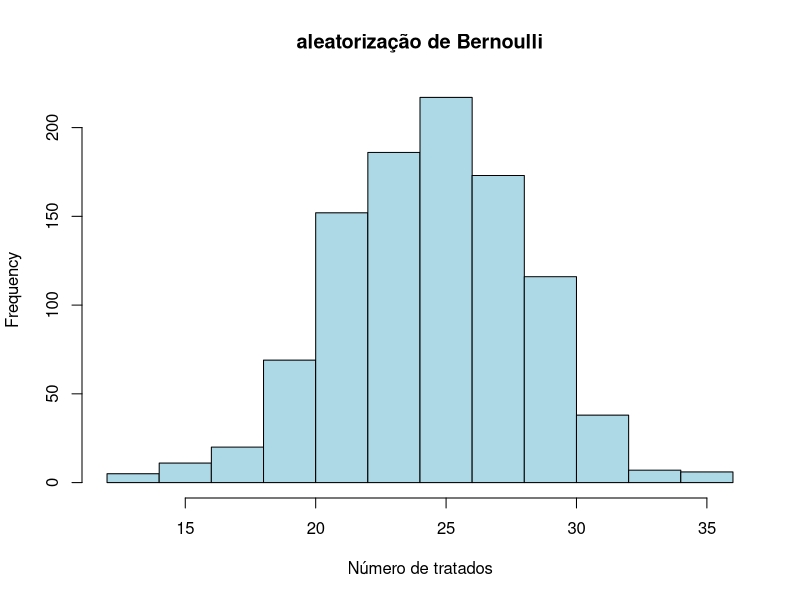

The R source for this figure: (Note: this script raises an error after producing the figure.)
## ---- chunk 1
set.seed(10)
n <- 50
hist(replicate(1000, sum(rbinom(n, 1, 0.5))), 
     main = "aleatorização de Bernoulli",
     xlab = "Número de tratados",
     col = "lightblue")
## ---- chunk 2
# Set up Potential outcomes and units and blocks
set.seed(10)
n1 <- 10
n2 <- 16
n3 <- 20
N <- n1+n2+n3
J <- 3
y0 <- rnorm(N)
y1 <- y0 + .5
## ---- chunk 3
# random assignment
units_simple_treatment <- sample(N, N/2)
simple_treatment <- as.numeric(1:N %in% units_simple_treatment)
simple_control <- as.numeric(!1:N %in% units_simple_treatment)
y1_obs <- y1*simple_treatment
y1_obs <- y1_obs[y1_obs!= 0]
y0_obs <- y0*simple_control
y0_obs <- y0_obs[y0_obs != 0]

# erro padrão
t.test(y1_obs, y0_obs)$stderr # p-value = 0.1166
## ---- chunk 4
# block assignment
t_bloco1 <- sample(1:n1, n1/2)
t_bloco2 <- sample((n1+1):(n1+n2), n2/2)
t_bloco3 <- sample((n1+n2+1):(n1+n2+n3), n3/2)
units_treatment <- which(is.na(match(1:N, c(t_bloco1, t_bloco2, t_bloco3))))
treatment <- as.numeric(1:N %in% units_treatment)
units_control <- which(!is.na(match(1:N, c(t_bloco1, t_bloco2, t_bloco3))))
control <- as.numeric(1:N %in% units_control)

y1_obs_bloco1 <- y1[1:n1]*treatment[1:n1]
y1_obs_bloco1 <- y1_obs_bloco1[y1_obs_bloco1!= 0]
y1_obs_bloco2 <- y1[(n1+1):(n1+n2)]*treatment[(n1+1):(n1+n2)]
y1_obs_bloco2 <- y1_obs_bloco2[y1_obs_bloco2!= 0]
y1_obs_bloco3 <- y1_obs[(n1+n2+1):(n1+n2+n3)]
y1_obs_bloco3 <- y1_obs_bloco3[y1_obs_bloco3!= 0]
## ---- chunk 5
y0_obs_bloco1 <- y0[1:n1]*control[1:n1]
y0_obs_bloco1 <- y0_obs_bloco1[y0_obs_bloco1!= 0]
y0_obs_bloco2 <- y0[(n1+1):(n1+n2)]*control[(n1+1):(n1+n2)]
y0_obs_bloco2 <- y0_obs_bloco2[y0_obs_bloco2!= 0]
y0_obs_bloco3 <- y0[(n1+n2+1):(n1+n2+n3)]*control[(n1+n2+1):(n1+n2+n3)]
y0_obs_bloco3 <- y0_obs_bloco3[y0_obs_bloco3!= 0]

erro_pad1 <- t.test(y1_obs_bloco1, y0_obs_bloco1)$stderr
erro_pad2 <- t.test(y1_obs_bloco2, y0_obs_bloco2)$stderr
erro_pad3 <- t.test(y1_obs_bloco3, y0_obs_bloco3)$stderr

(erro_padrao_geral <- sqrt(erro_pad1^2*(n1/N)^2 + erro_pad2^2*(n2/N)^2 + erro_pad3^2*(n3/N)^2))
p_value <- mean(y1_obs_bloco1 - y0_obs_bloco1)*(n1/N) + mean(y1_obs_bloco2 - y0_obs_bloco2)*(n2/N) + mean(y1_obs_bloco3 - y0_obs_bloco3)*(n3/N)
## ---- chunk 6
knitr::include_graphics("experiments_report.png")
## ---- chunk 7
treatment <- c(rep(1, 74), rep(0, 1217 - 74))
control <- c(rep(1, 43), rep(0, 1217 - 43))
var_treat <- var(treatment) 
var_control <- var(control)
erro_padrao <- sqrt(var_treat/1217 + var_control/1217)
round(erro_padrao, 5)

t.test(treatment, control)      

t.test(treatment, control)$stderr

